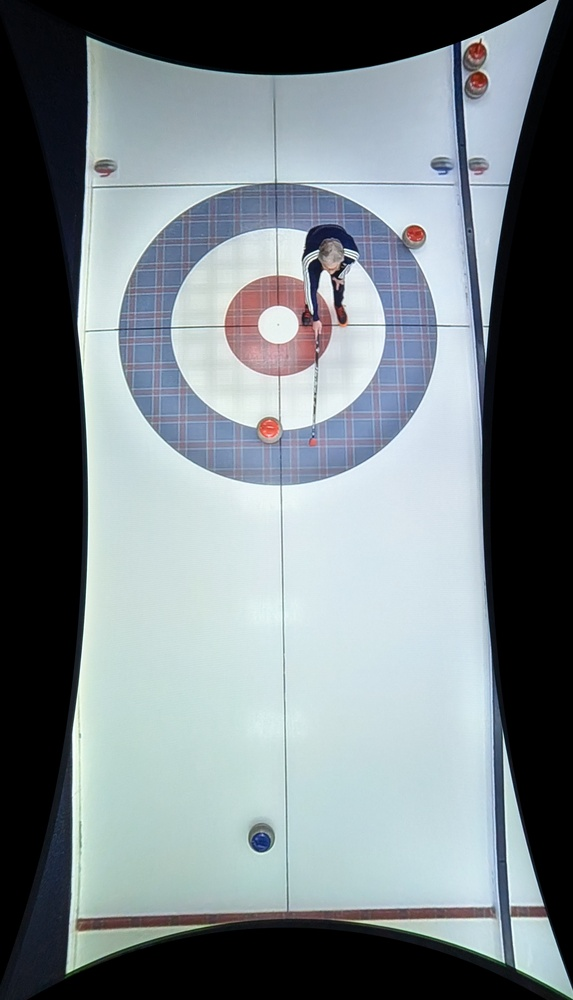
#> input picture jpeg/undist_best.jpg, 573 x 1000 px, shrunk from 2063 x 3600 before the run
$ python compute_crop.py
#> lines starting #> are read from the running program, lines starting #| are printed output that depends on the picture
import os
import cv2
import json
import numpy as np

JPEG_DIR      = "jpeg"
IMG_PATH      = os.path.join(JPEG_DIR, "undist_best.jpg")
LINES_JSON    = "sheet_lines.json"
K_PATH        = "camera_matrix.npy"
DIST_PATH     = "dist_coeffs.npy"
NEWK_PATH     = "new_camera_matrix.npy"
CROP_OUT_IMG  = os.path.join(JPEG_DIR, "undist_cropped.jpg")
CROP_RECT_NPY = "crop_rect.npy"      # [x, y, w, h]

# Load data
img   = cv2.imread(IMG_PATH)
#> img is the input picture: shape (1000, 573, 3); mean B, G, R 134.9, 130.3, 120.3
if img is None:
    raise RuntimeError("Could not read undistorted image")

h, w = img.shape[:2]
#> h = 1000; w = 573

with open(LINES_JSON, "r") as f:
#> (reads sheet_lines.json from the repository)
    data = json.load(f)

lines = [np.array(l, dtype=np.float32) for l in data["lines"]]

K    = np.load(K_PATH)
#> (reads camera_matrix.npy from the repository)
dist = np.load(DIST_PATH)
#> (reads dist_coeffs.npy from the repository)
newK = np.load(NEWK_PATH)
#> (reads new_camera_matrix.npy from the repository)

# Undistort the clicked points into the same coordinate system as undist_best.jpg
all_pts = []
for pts in lines:
    pts = pts.reshape(-1, 1, 2)
    und = cv2.undistortPoints(pts, K, dist, P=newK)  # P=newK -> pixel coords in undistorted image
    und = und.reshape(-1, 2)
    all_pts.append(und)

all_pts = np.vstack(all_pts).astype(np.float32)

# Use convex hull of all undistorted points, then its bounding rectangle
hull = cv2.convexHull(all_pts)
x, y, cw, ch = cv2.boundingRect(hull)

# Crop
crop = img[y:y+ch, x:x+cw]
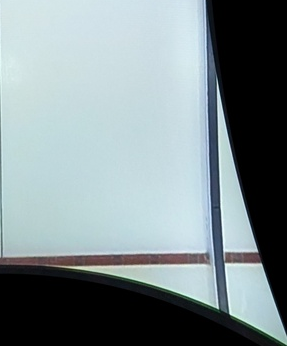
#> crop: shape (346, 287, 3); mean B, G, R 144.9, 141.6, 128.1
os.makedirs(JPEG_DIR, exist_ok=True)
cv2.imwrite(CROP_OUT_IMG, crop)

# Save the rectangle for later use on live frames
np.save(CROP_RECT_NPY, np.array([x, y, cw, ch], dtype=np.int32))

print("Crop rect:", x, y, cw, ch)
print("Saved", CROP_OUT_IMG, "and", CROP_RECT_NPY)
